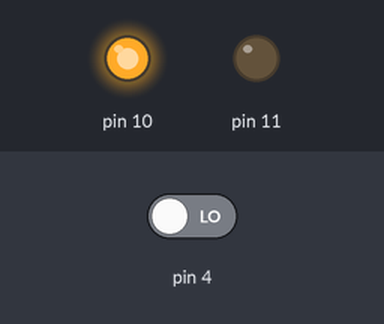
Recording of a sketch running on a simulated Arduino Uno, built with avr-gcc and run on an emulated ATmega328P. Parts: output pins drawn as LEDs (lit = HIGH). Inputs (shaded band) come from the test bench; at power-on: pin 4 LOW.

Above: at 11.2 s.
11.3 s: pin 4 driven HIGH
At 12.3 s:
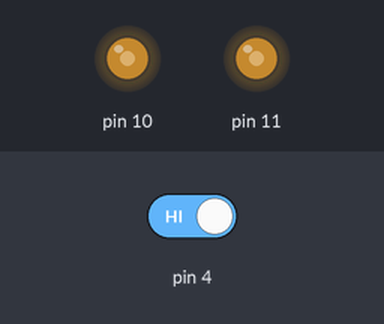
12.8 s: pin 4 driven LOW
At 14.0 s:
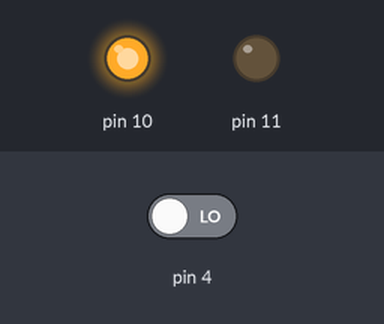
14.3 s: pin 4 driven HIGH
At 14.6 s:
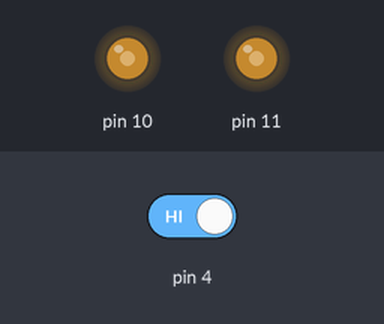
15.8 s: pin 4 driven LOW
At 16.5 s:
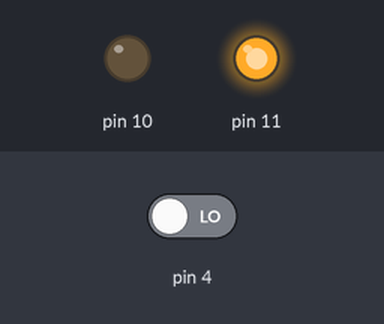
Timing chart, 0 to 18.3 s (numbered marks = the images above; inputs shaded):
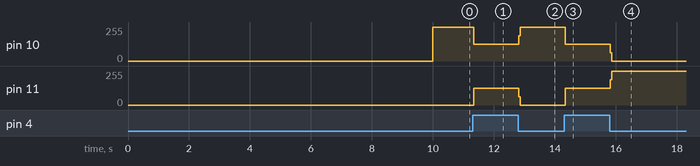

The sketch:

3.ino
```cpp
int a;
int num =0;
void setup() {
Serial.begin(9600);
  // put your setup code here, to run once:
pinMode(10,OUTPUT);
pinMode(11,OUTPUT);
pinMode(4,INPUT);
for(int i=1;i<6;i++){
  digitalWrite(13,HIGH);
  delay(1000);
  digitalWrite(13,LOW);
  delay(1000);
}
}

void loop() {
  // put your main code here, to run repeatedly:
a=digitalRead(4);
if(a==HIGH){
  num=num+1;
}
else{}
if(num%2==0){
  digitalWrite(10,HIGH);
  digitalWrite(11,LOW);
}
else{
  digitalWrite(10,LOW);
  digitalWrite(11,HIGH);
}
}
```

Measured:
- after the input at 11.3 s, pin 10: 255/255 → 127/255 at once; pin 11: 0/255 → 127/255 at once
- after the input at 12.8 s, pin 10: 127/255 → 255/255 at once; pin 11: 127/255 → 0/255 at once
- after the input at 14.3 s, pin 10: 255/255 → 127/255 at once; pin 11: 0/255 → 127/255 at once
- after the input at 15.8 s, pin 10: 127/255 → 0/255 at once; pin 11: 127/255 → 255/255 at once
